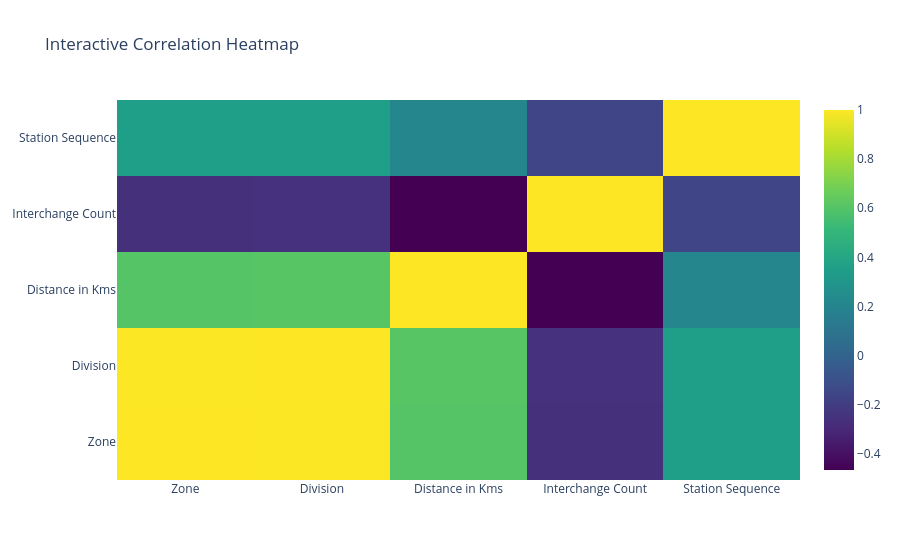

Source (notebook cell):
### Code cell
import plotly.graph_objects as go
fig = go.Figure(data=[go.Heatmap(z=Railway.corr(numeric_only=True).values,
                                 x=Railway.corr(numeric_only=True).columns,
                                 y=Railway.corr(numeric_only=True).columns,
                                 colorscale='Viridis')])
fig.update_layout(title='Interactive Correlation Heatmap')
fig.show()

### Figure 1 — Plotly figure (JSON) as saved in the notebook; plotly's stock layout.template omitted (floating-point values rounded to 4 significant figures)
{"data": [{"colorscale": [[0, "#440154"], [0.1111, "#482878"], [0.2222, "#3e4989"], [0.3333, "#31688e"], [0.4444, "#26828e"], [0.5556, "#1f9e89"], [0.6667, "#35b779"], [0.7778, "#6ece58"], [0.8889, "#b5de2b"], [1, "#fde725"]], "type": "heatmap", "x": ["Zone", "Division", "Distance in Kms", "Interchange Count", "Station Sequence"], "y": ["Zone", "Division", "Distance in Kms", "Interchange Count", "Station Sequence"], "z": [[1, 0.9968, 0.6037, -0.262, 0.354], [0.9968, 1, 0.6101, -0.2571, 0.3553], [0.6037, 0.6101, 1, -0.4658, 0.2158], [-0.262, -0.2571, -0.4658, 1, -0.161], [0.354, 0.3553, 0.2158, -0.161, 1]]}], "layout": {"autosize": true, "title": {"text": "Interactive Correlation Heatmap"}, "xaxis": {"autorange": true, "range": [-0.5, 4.5], "type": "category"}, "yaxis": {"autorange": true, "range": [-0.5, 4.5], "type": "category"}}}
